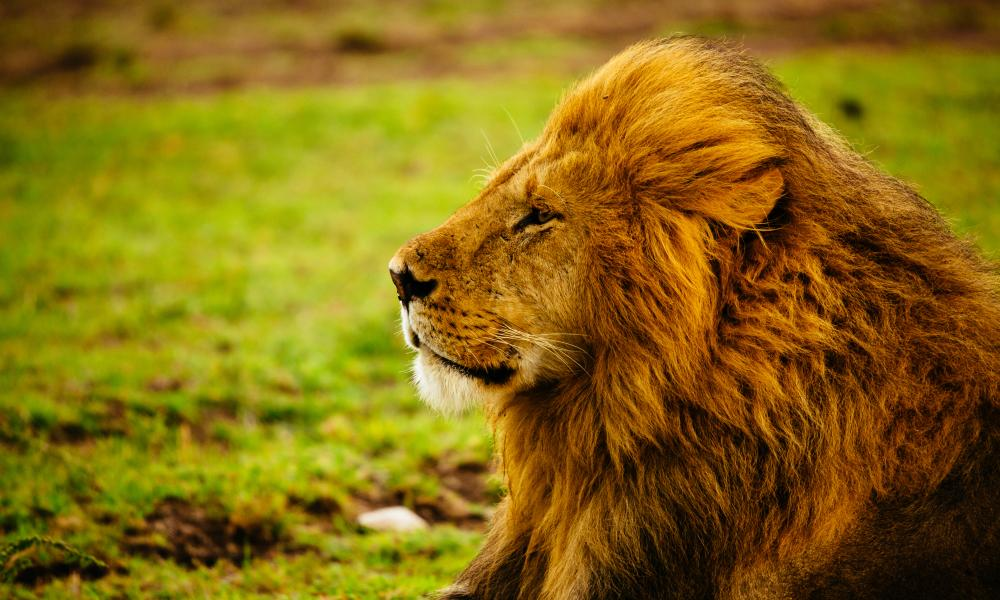
#> input picture LION.jpg, 1000 x 600 px, found by its file name
$ jupyter execute 'Image to Pencil Sketch with Python.ipynb'
#> lines starting #> are read from the running program, lines starting #| are printed output that depends on the picture
# Image to Pencil sketch

## Import Libraries

[cell 1]
import cv2
from matplotlib import pyplot as plt

## Reading the Image

[cell 2]
image=cv2.imread("C:\\Users\K Yashwanth Reddy\OneDrive - Chandigarh University\Desktop\LION.jpg")
#> image is the input picture: shape (600, 1000, 3); mean B, G, R 17.6, 106.8, 134.4
image=cv2.cvtColor(image,cv2.COLOR_BGR2RGB)
plt.figure(figsize=(16,16))
plt.imshow(image)
plt.axis("off")
plt.title("Original Image")
plt.show()

## Converting Original Image to Gray Scale

[cell 3]
gray_image = cv2.cvtColor(image, cv2.COLOR_BGR2GRAY)
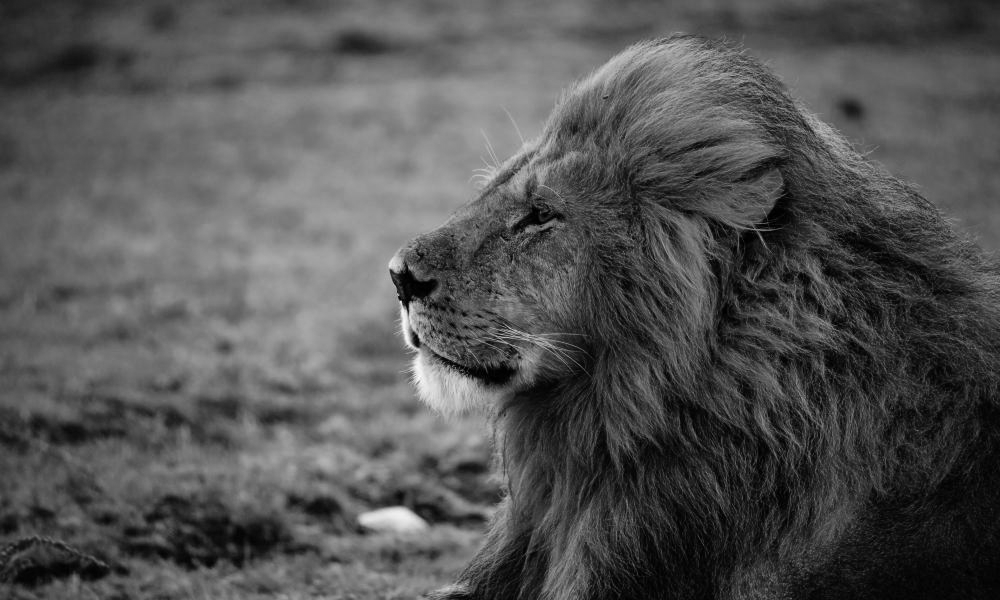
#> gray_image: shape (600, 1000); min 0, max 253, mean 83.3
plt.figure(figsize=(16,16))
plt.imshow(gray_image,cmap="gray")
plt.axis("off")
plt.title("Gray Image")
plt.show()

## Converting the Gray Scale Image to Negative Image

[cell 4]
invert_image =cv2.bitwise_not(gray_image)
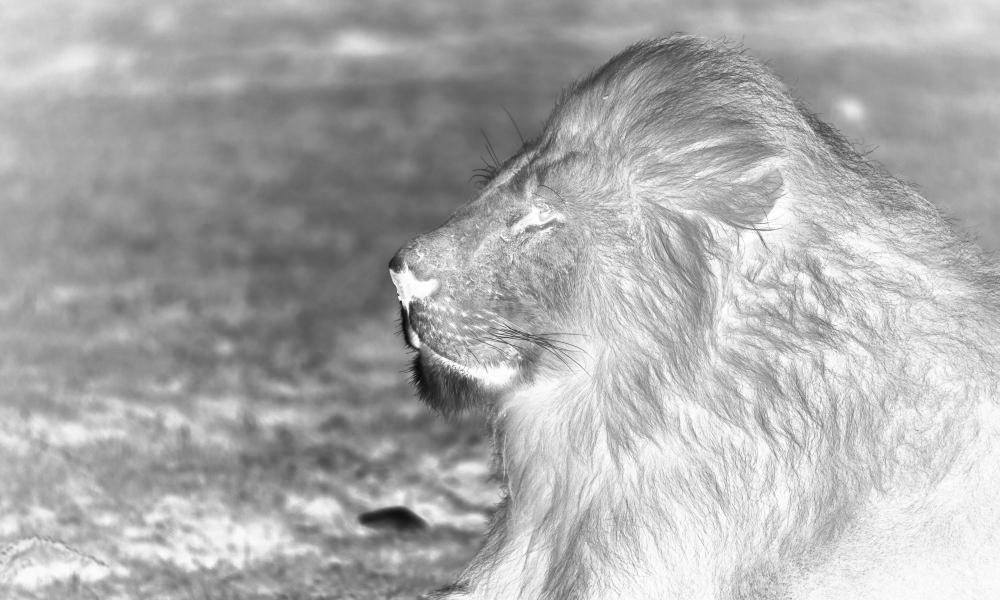
#> invert_image: shape (600, 1000); min 2, max 255, mean 171.7
plt.figure(figsize=(16,16))
plt.imshow(invert_image,cmap="gray")
plt.title("Inverted Image")
plt.axis("off")
plt.show()

## Converting Negative Scale Image to Blur Image

[cell 5]
blur_image=cv2.blur(invert_image,(21,21),0)
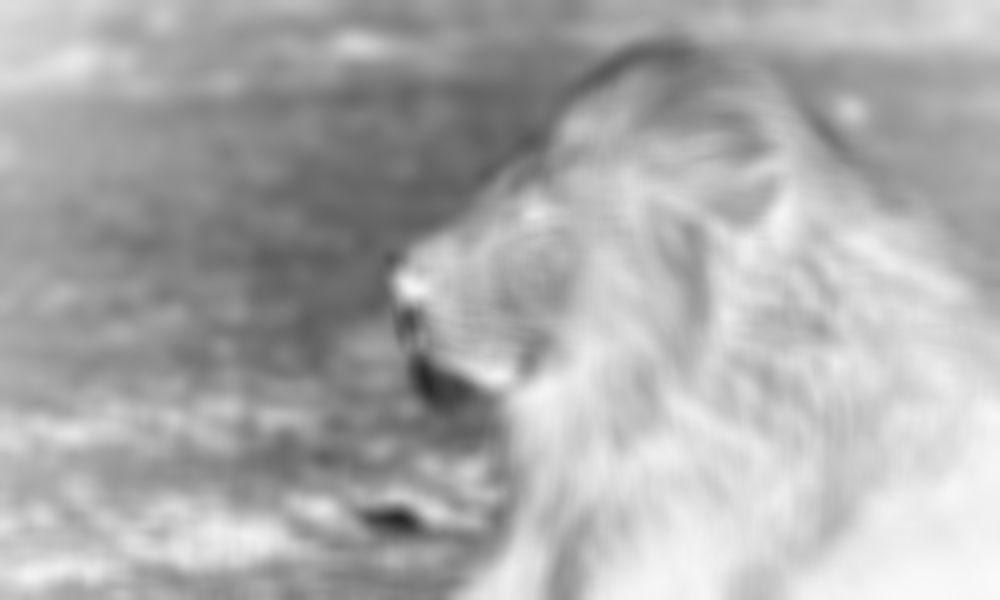
#> blur_image: shape (600, 1000); min 40, max 249, mean 171.7
plt.figure(figsize=(16,16))
plt.imshow(blur_image,cmap="gray")
plt.axis("off")
plt.title("BlurImage")
plt.show()

## Converting Blur Image to Inverted Blur Image

[cell 6]
inverted_blur_image = cv2.bitwise_not(blur_image)
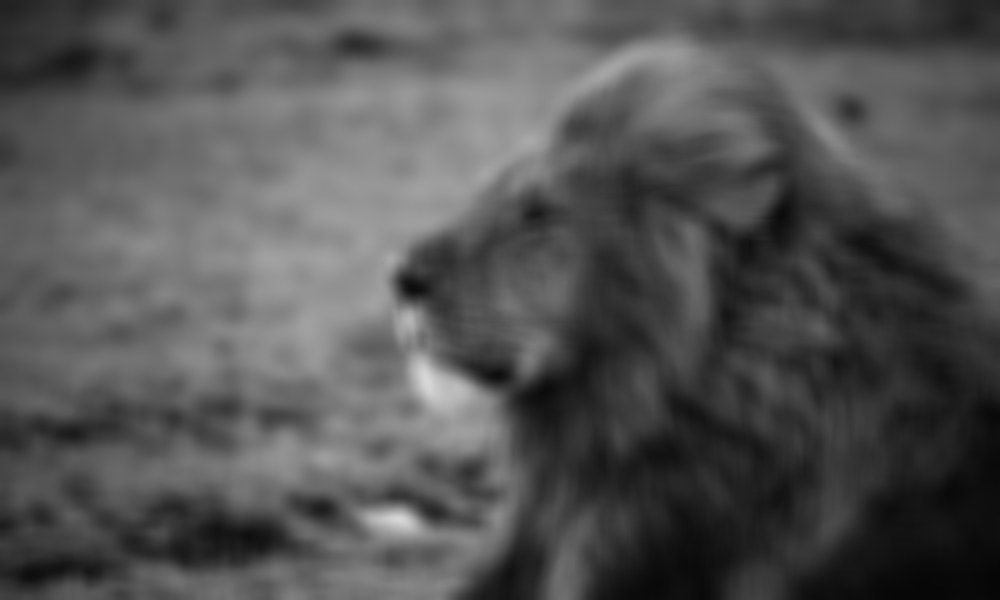
#> inverted_blur_image: shape (600, 1000); min 6, max 215, mean 83.3
plt.figure(figsize=(16,16))
plt.imshow(inverted_blur_image,cmap="gray")
plt.axis("off")
plt.title("Inverted Blur Image")
plt.show()

## Creating the pencil sketch by mixing the grayscale image with the inverted blurry image

[cell 7]
sketch=cv2.divide(gray_image,inverted_blur_image,scale=256.0)
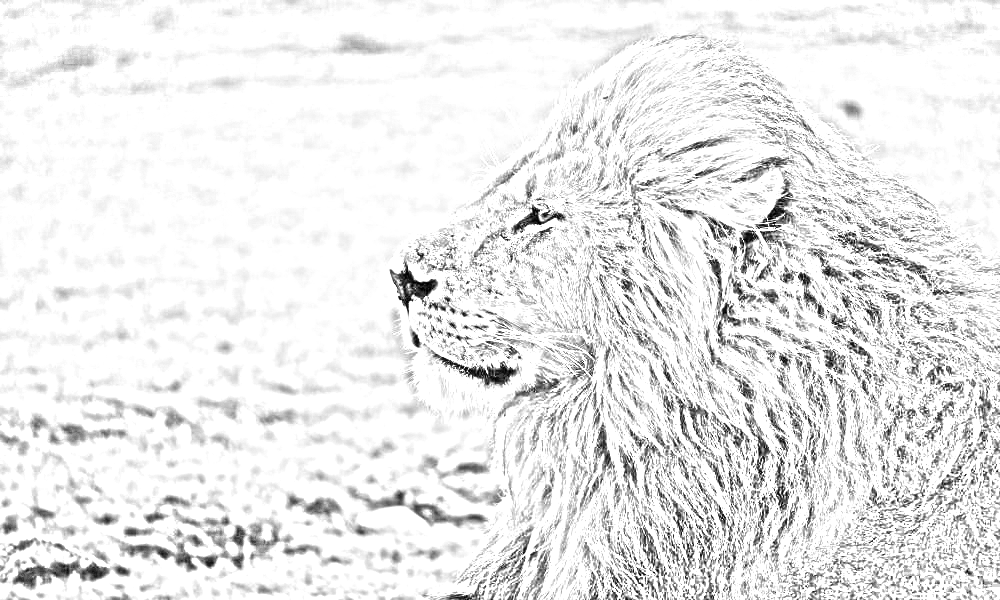
#> sketch: shape (600, 1000); min 0, max 255, mean 233.4
plt.figure(figsize=(16,16))
plt.imshow(sketch,cmap="gray")
plt.title("Pencil Sketch Image")
plt.axis("off")
plt.show()
